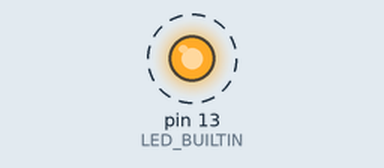
Simulated run of this sketch. Board: Arduino Uno, built with avr-gcc and run on an emulated ATmega328P. On the bench: output pins drawn as LEDs (lit = HIGH). Dashed ring = blinking. What the sketch prints to the serial monitor is not drawn.

Above: at 1.5 s.
Timing chart, 0 to 3.0 s (numbered marks = the images above):
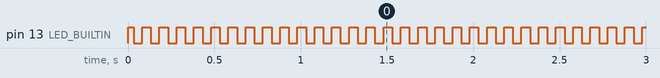

Measured:
- by itself, pin 13 (LED_BUILTIN): alternates HIGH for 0.05 s and LOW for 0.05 s

The sketch:

CountingSemaphores.ino
```cpp
#include <Arduino_FreeRTOS.h>
#include <semphr.h>

SemaphoreHandle_t xCountingSemaphore;

void setup()
{
  Serial.begin(9600);
  pinMode(LED_BUILTIN, OUTPUT);

  xTaskCreate(Task1, "Ledon", 128, NULL,0 ,NULL );
  xTaskCreate(Task2, "Ledoff", 128, NULL,0, NULL );

  xCountingSemaphore = xSemaphoreCreateCounting(1,1);

  xSemaphoreGive(xCountingSemaphore);
}

void loop() {}

void Task1(void *pvParameters)
{
  (void) pvParameters;
  while(1)
  {
    xSemaphoreTake(xCountingSemaphore, portMAX_DELAY);
    Serial.println("Inside Task1 and Serial monitor Resource Taken");
    digitalWrite(LED_BUILTIN, HIGH);
    xSemaphoreGive(xCountingSemaphore);
    vTaskDelay(1);
  }
}

void Task2(void *pvParameters)
  {
    (void) pvParameters;
    while(1)
    {
      xSemaphoreTake(xCountingSemaphore, portMAX_DELAY);
      Serial.println("Inside Task2 and Serial monitor Resource Taken");
      digitalWrite(LED_BUILTIN, LOW);
      xSemaphoreGive(xCountingSemaphore);
      vTaskDelay(1);
    }
}
```
